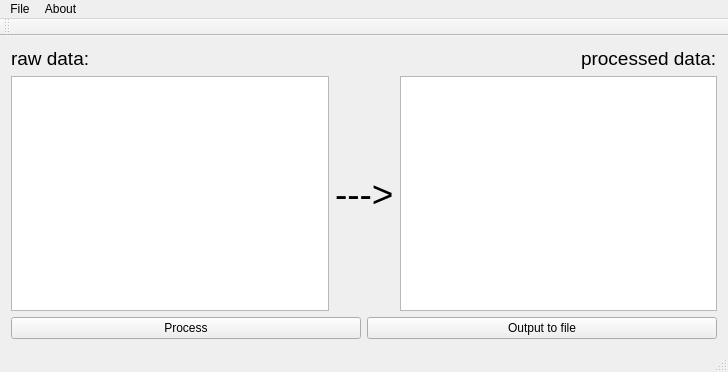
<?xml version="1.0" encoding="UTF-8"?>
<ui version="4.0">
 <class>MainWindow</class>
 <widget class="QMainWindow" name="MainWindow">
  <property name="geometry">
   <rect>
    <x>0</x>
    <y>0</y>
    <width>728</width>
    <height>372</height>
   </rect>
  </property>
  <property name="windowTitle">
   <string>MainWindow</string>
  </property>
  <widget class="QWidget" name="centralWidget">
   <layout class="QGridLayout" name="gridLayout_2">
    <item row="0" column="0">
     <layout class="QGridLayout" name="gridLayout">
      <item row="0" column="0">
       <widget class="QLabel" name="raw_data_label">
        <property name="font">
         <font>
          <pointsize>14</pointsize>
         </font>
        </property>
        <property name="text">
         <string>raw data:</string>
        </property>
       </widget>
      </item>
      <item row="0" column="1" alignment="Qt::AlignRight">
       <widget class="QLabel" name="processed_data_label">
        <property name="font">
         <font>
          <pointsize>14</pointsize>
         </font>
        </property>
        <property name="text">
         <string>processed data:</string>
        </property>
       </widget>
      </item>
      <item row="1" column="0" colspan="2">
       <layout class="QHBoxLayout" name="horizontalLayout_2">
        <item>
         <widget class="QTextEdit" name="raw_text">
          <property name="font">
           <font>
            <pointsize>12</pointsize>
           </font>
          </property>
         </widget>
        </item>
        <item>
         <widget class="QLabel" name="arrow_label">
          <property name="font">
           <font>
            <pointsize>28</pointsize>
           </font>
          </property>
          <property name="text">
           <string>---&gt;</string>
          </property>
         </widget>
        </item>
        <item>
         <widget class="QTextEdit" name="processed_text">
          <property name="font">
           <font>
            <pointsize>12</pointsize>
           </font>
          </property>
         </widget>
        </item>
       </layout>
      </item>
      <item row="2" column="0">
       <layout class="QHBoxLayout" name="horizontalLayout">
        <item>
         <widget class="QPushButton" name="processed_button">
          <property name="text">
           <string>Process</string>
          </property>
         </widget>
        </item>
       </layout>
      </item>
      <item row="2" column="1">
       <widget class="QPushButton" name="output_button">
        <property name="text">
         <string>Output to file</string>
        </property>
       </widget>
      </item>
     </layout>
    </item>
   </layout>
  </widget>
  <widget class="QMenuBar" name="menuBar">
   <property name="geometry">
    <rect>
     <x>0</x>
     <y>0</y>
     <width>728</width>
     <height>21</height>
    </rect>
   </property>
   <widget class="QMenu" name="menuFile">
    <property name="title">
     <string>File</string>
    </property>
    <addaction name="actionRead_from_file"/>
    <addaction name="separator"/>
    <addaction name="actionSave_to_file"/>
   </widget>
   <widget class="QMenu" name="menuAbout">
    <property name="title">
     <string>About</string>
    </property>
    <addaction name="actionAbout_the_program"/>
    <addaction name="separator"/>
    <addaction name="actionClose"/>
   </widget>
   <addaction name="menuFile"/>
   <addaction name="menuAbout"/>
  </widget>
  <widget class="QToolBar" name="mainToolBar">
   <attribute name="toolBarArea">
    <enum>TopToolBarArea</enum>
   </attribute>
   <attribute name="toolBarBreak">
    <bool>false</bool>
   </attribute>
  </widget>
  <widget class="QStatusBar" name="statusBar"/>
  <action name="actionAbout_the_program">
   <property name="text">
    <string>About the program</string>
   </property>
   <property name="shortcut">
    <string>Ctrl+F1</string>
   </property>
  </action>
  <action name="actionClose">
   <property name="text">
    <string>Close</string>
   </property>
   <property name="shortcut">
    <string>Ctrl+F4</string>
   </property>
  </action>
  <action name="actionRead_from_file">
   <property name="text">
    <string>Read from file</string>
   </property>
   <property name="shortcut">
    <string>Alt+C</string>
   </property>
  </action>
  <action name="actionSave_to_file">
   <property name="text">
    <string>Save to file</string>
   </property>
   <property name="shortcut">
    <string>Alt+V</string>
   </property>
  </action>
 </widget>
 <layoutdefault spacing="6" margin="11"/>
 <resources/>
 <connections>
  <connection>
   <sender>actionClose</sender>
   <signal>triggered(bool)</signal>
   <receiver>MainWindow</receiver>
   <slot>close()</slot>
   <hints>
    <hint type="sourcelabel">
     <x>-1</x>
     <y>-1</y>
    </hint>
    <hint type="destinationlabel">
     <x>363</x>
     <y>185</y>
    </hint>
   </hints>
  </connection>
 </connections>
</ui>
